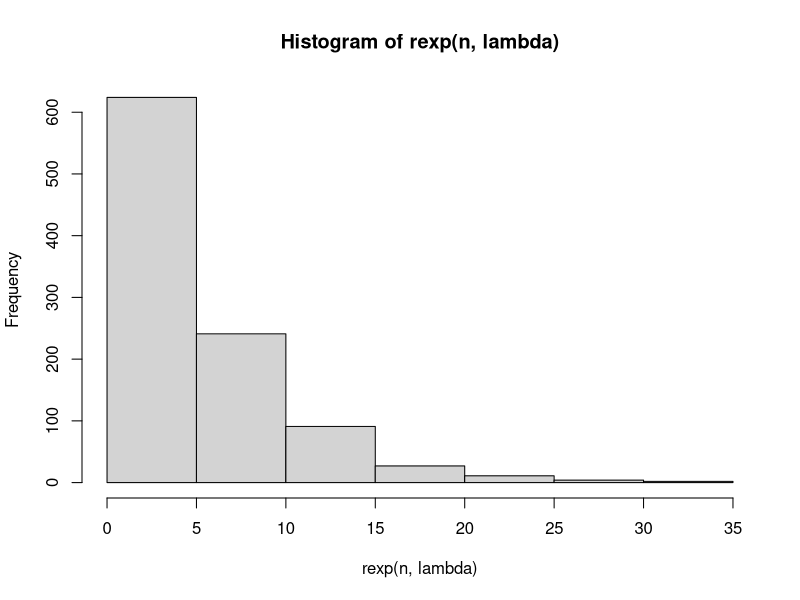
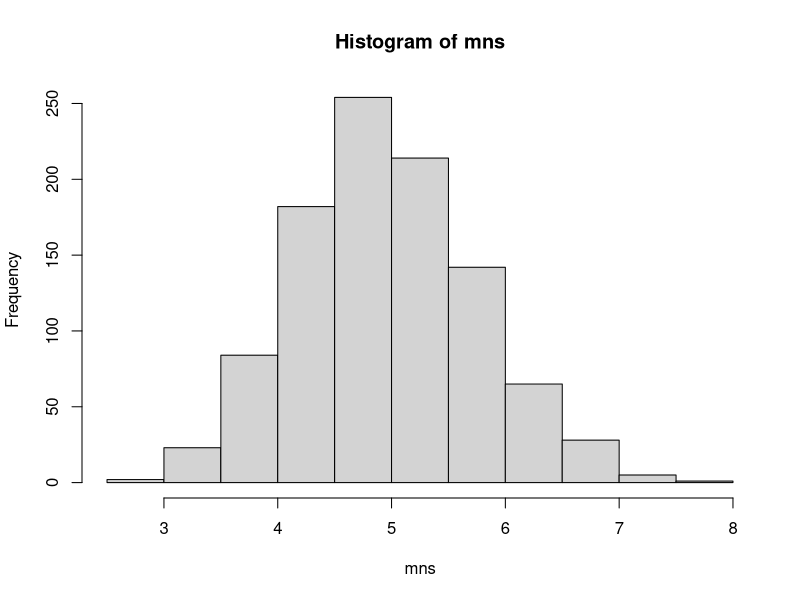
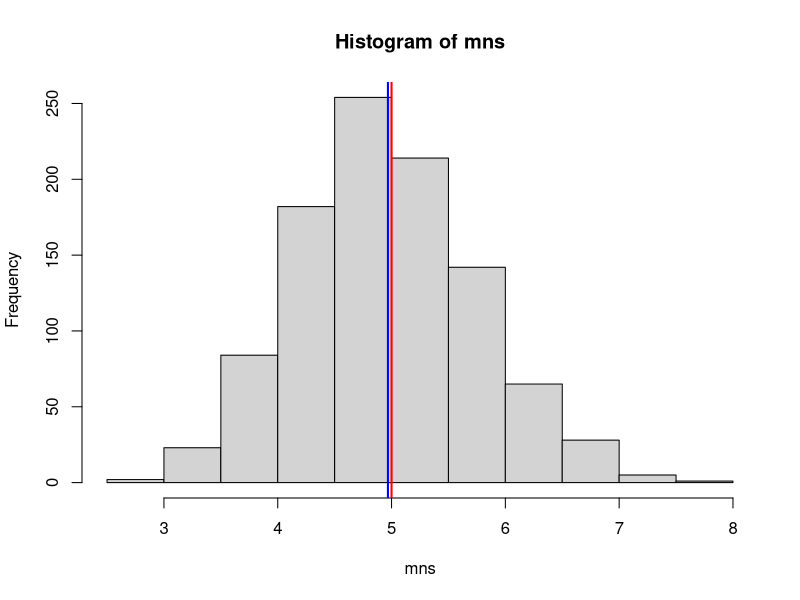
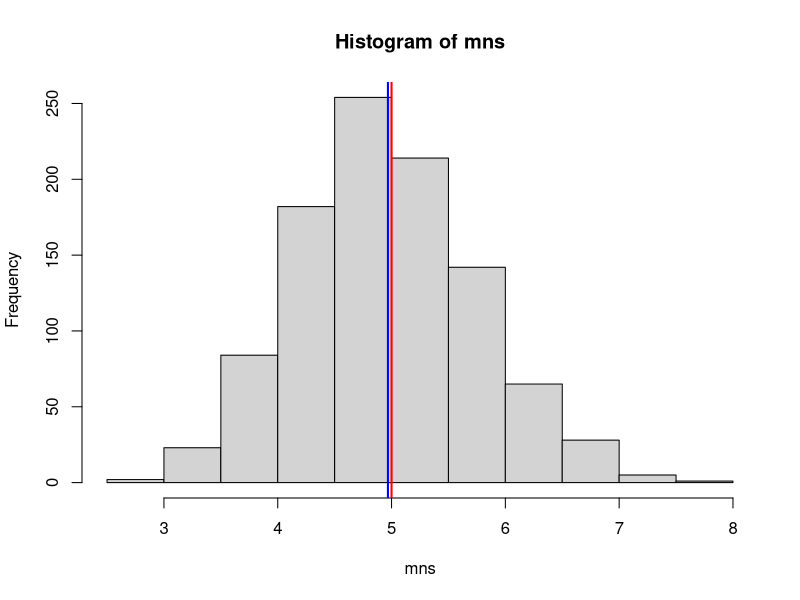
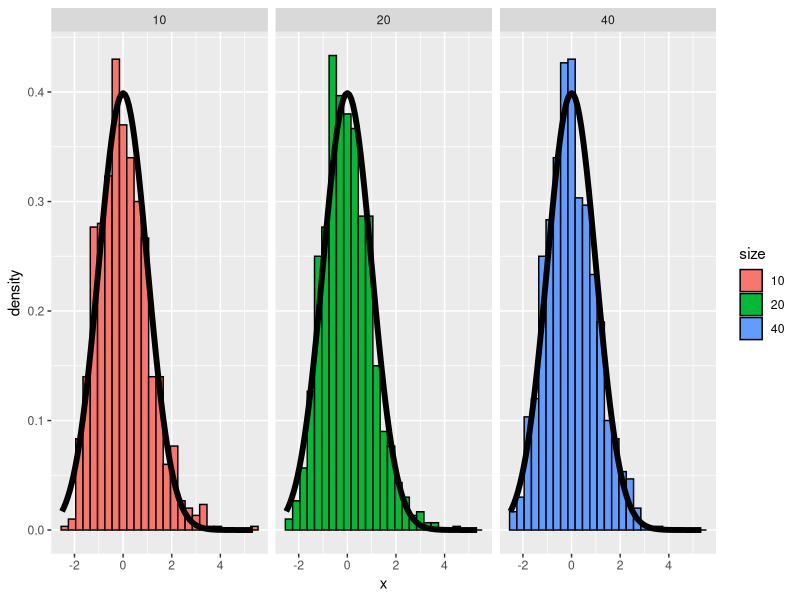

The R script that drew these images, in order:
## ---- chunk 1
lambda <- 0.2
n <- 1000
hist(rexp(n, lambda))
## ---- chunk 2
mns = NULL
for (i in 1 : 1000) mns = c(mns, mean(rexp(40, lambda)))
hist(mns)
## ---- chunk 3
sample.mean <- mean(mns)
sample.mean
## ---- chunk 4
theoretical.mean <- 1/lambda
theoretical.mean
## ---- chunk 5
abs(sample.mean - theoretical.mean) / theoretical.mean
## ---- chunk 6
hist(mns)
abline(v = sample.mean, col = "blue", lwd = 2)
abline(v = theoretical.mean, col = "red", lwd = 2)
## ---- chunk 7
vars = NULL
for (i in 1 : 1000) vars = c(vars, var(rexp(40, lambda)))
sample.var <- mean(vars)
sample.var
## ---- chunk 8
theoretical.var <- (1/lambda)^2
theoretical.var
## ---- chunk 9
abs(sample.var - theoretical.var) / theoretical.var
## ---- chunk 10
hist(mns)
abline(v = sample.mean, col = "blue", lwd = 2)
abline(v = theoretical.mean, col = "red", lwd = 2)
abline(v = sample.mean + sqrt(sample.var), col = "green", lwd = 2)
## ---- chunk 11
library("ggplot2")
nosim <- 1000
cfunc <- function(x, n) sqrt(n) * (mean(x) - theoretical.mean) / sqrt(theoretical.var) 
dat <- data.frame(
  x = c(apply(matrix(rexp(nosim * 10, lambda), 
                     nosim), 1, cfunc, 10),
        apply(matrix(rexp(nosim * 20, lambda), 
                     nosim), 1, cfunc, 20),
        apply(matrix(rexp(nosim * 40, lambda), 
                     nosim), 1, cfunc, 40)
        ),
  size = factor(rep(c(10, 20, 40), rep(nosim, 3))))
g <- ggplot(dat, aes(x = x, fill = size)) + geom_histogram(binwidth=.3, colour = "black", aes(y = ..density..)) 
g <- g + stat_function(fun = dnorm, size = 2)
g + facet_grid(. ~ size)
